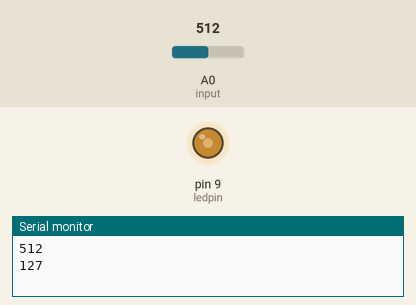
A sketch run on a simulated Arduino Uno, built with avr-gcc and run on an emulated ATmega328P. Shown: output pins drawn as LEDs (lit = HIGH), the last lines printed to the serial monitor. The inputs (shaded band) are chosen by the test bench; at power-on: A0 (input) = 512.

Above: at 1.8 s.
1.9 s: A0 (input) set to 716
At 3.2 s:
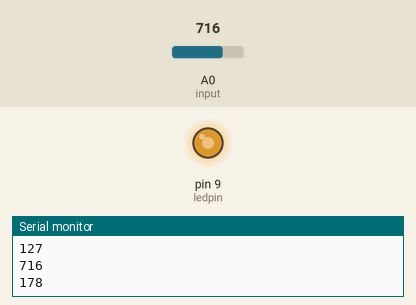
3.5 s: A0 (input) set to 900
At 4.8 s:
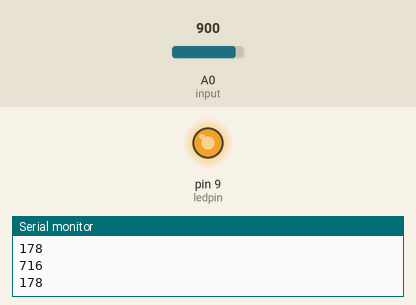
5.5 s: A0 (input) set to 122
At 6.4 s:
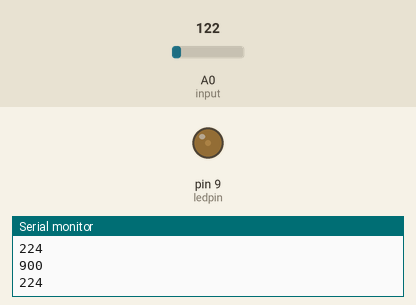
7.5 s: A0 (input) set to 0
At 9.1 s:
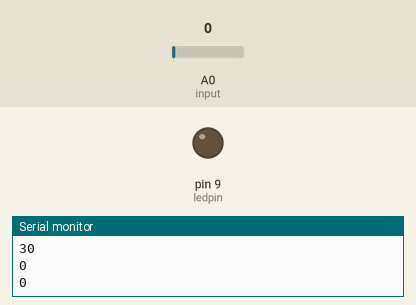
9.5 s: A0 (input) set to 511
At 10.7 s:
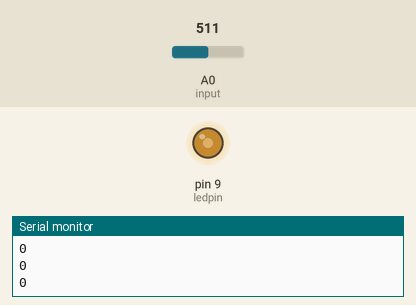
Timing chart, 0 to 12.5 s (numbered marks = the images above; inputs shaded):
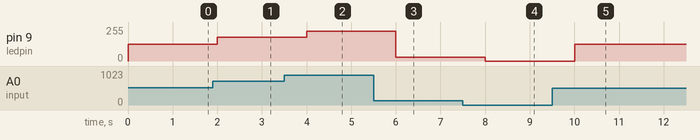

Measured:
- after the input at 1.9 s, pin 9 (ledpin): 127/255 → 178/255 after 0.10 s
- after the input at 3.5 s, pin 9 (ledpin): 178/255 → 224/255 after 0.50 s
- after the input at 5.5 s, pin 9 (ledpin): 224/255 → 30/255 after 0.50 s
- after the input at 7.5 s, pin 9 (ledpin): 30/255 → 0/255 after 0.50 s
- after the input at 9.5 s, pin 9 (ledpin): 0/255 → 127/255 after 0.51 s

The sketch:

potentiometer.ino
```cpp
int input = 0;
int ledpin = 9;

void setup() {
  // put your setup code here, to run once:
  pinMode(ledpin,OUTPUT);
  pinMode(input,INPUT);
  Serial.begin(9600);
}

void loop() {
  // put your main code here, to run repeatedly:
  int sensedValue = analogRead(input);
  int convertedValue = map(sensedValue,0,1023,0,255);
  analogWrite(ledpin,convertedValue);
  delay(1000);
  Serial.println(sensedValue);
  Serial.println(convertedValue);
}
```
